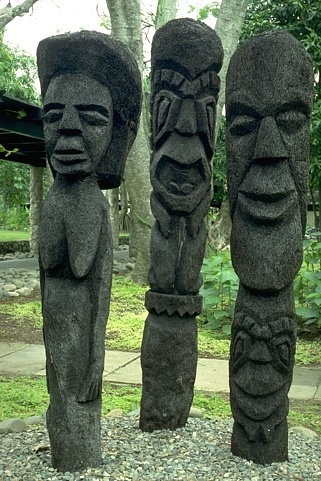
#> input picture Ex5/image_dataset/train/101085.jpg, 321 x 481 px; its folder holds only this picture in this run
$ python -i sol4.py   (imports and definitions only)   (older library calls are emulated)
#> lines starting #> are read from the running program, lines starting #| are printed output that depends on the picture
### Ex4/sol4_utils.py
import numpy as np
from scipy.misc import imread as imread
from skimage.color import rgb2gray
from scipy.ndimage.filters import convolve
from scipy.signal import convolve2d


# [15 lines left out: function read_image, not called in this run]


def create_kernel(kernel_size, dim):
    """
    Helper function that creates a 1D\2D Gaussian kernel
    :param kernel_size: len of the desired kernel
    :param dim: 1D or 2D kernel
    :return: 1D\2D Gaussian kernel
    """
    if kernel_size == 1:
        return np.ones(shape=(1, 1))
    base = np.asarray([1, 1])
    ker = base
    for i in range(2, kernel_size):
        ker = np.convolve(ker, base)
    ker = ker.reshape((kernel_size, 1))
    if dim == 2:
        ker = convolve2d(ker, ker.T)
    return ker / np.cumsum(ker)[-1]


# [61 lines left out: functions reduce, expand, build_gaussian_pyramid, build_laplacian_pyramid, not called in this run]

def blur_spatial(im, kernel_size):
    """
    :param im: N * K image with values in [0,1] float64
    :param kernel_size: len of the row\col of the desired kernel
    :return: blurred image that was created via convolution between the image and a Gaussian kernel
    """
    ker = create_kernel(kernel_size, 2)
    return convolve2d(im, ker, mode='same', boundary='symm')

### Ex4/sol4.py
# Initial code for ex4.
# You may change this code, but keep the functions' signatures
# You can also split the code to multiple files as long as this file's API is unchanged

import os
import matplotlib.pyplot as plt
import shutil

from scipy.misc import imsave
from scipy.ndimage.morphology import generate_binary_structure
from scipy.ndimage.filters import maximum_filter
from scipy.ndimage import label, center_of_mass

import sol4_utils
from sol4_utils import *
from scipy.ndimage import map_coordinates


def harris_corner_detector(im):
    """
    Detects harris corners.
    Make sure the returned coordinates are x major!!!
    :param im: A 2D array representing an image.
    :return: An array with shape (N,2), where ret[i,:] are the [x,y] coordinates of the ith corner points.
    """

    x_con = np.asarray([1, 0, -1]).reshape(1, 3)
    der_x = convolve2d(im, x_con, mode='same', boundary='symm')
    der_y = convolve2d(im, x_con.T, mode='same', boundary='symm')
    i_xx = blur_spatial(np.multiply(der_x, der_x), 3)
    i_yy = blur_spatial(np.multiply(der_y, der_y), 3)
    i_xy = blur_spatial(np.multiply(der_x, der_y), 3)
    k = 0.04
    der = (i_xx * i_yy) - (i_xy * i_xy)
    tra = (i_xx + i_yy) ** 2
    response = der - k * tra
    bool_im = non_maximum_suppression(response)
    extracted_coord = np.ndarray.nonzero(bool_im.T)
    ret = np.ndarray(shape=(extracted_coord[0].shape[0], 2))
    ret[:, 0] = extracted_coord[0]
    ret[:, 1] = extracted_coord[1]
    return ret


# [280 lines left out: functions sample_descriptor, find_features, match_features, apply_homography, ransac_homography, display_matches and 6 more, not called in this run]


def non_maximum_suppression(image):
    """
    Finds local maximas of an image.
    :param image: A 2D array representing an image.
    :return: A boolean array with the same shape as the input image, where True indicates local maximum.
    """
    # Find local maximas.
    neighborhood = generate_binary_structure(2, 2)
    local_max = maximum_filter(image, footprint=neighborhood) == image
    local_max[image < (image.max() * 0.1)] = False

    # Erode areas to single points.
    lbs, num = label(local_max)
    centers = center_of_mass(local_max, lbs, np.arange(num) + 1)
    centers = np.stack(centers).round().astype(np.int)
    ret = np.zeros_like(image, dtype=np.bool)
    ret[centers[:, 0], centers[:, 1]] = True

    return ret


# [24 lines left out: function spread_out_corners, not called in this run]


class PanoramicVideoGenerator:
    """
    Generates panorama from a set of images.
    """

    # [136 lines left out: functions __init__, align_images, generate_panoramic_images, save_panoramas_to_video, show_panorama, not called in this run]

>>> import cv2
>>> picture = cv2.imread('../Ex5/image_dataset/train/101085.jpg', cv2.IMREAD_GRAYSCALE)
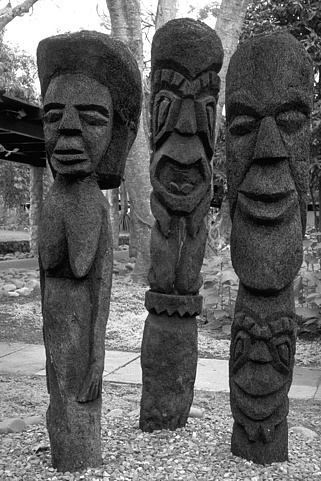
#> picture: shape (481, 321); min 0, max 255, mean 95.7
>>> result = harris_corner_detector(picture)
#> in harris_corner_detector, `der_x = convolve2d(im, x_con, mode='same', boundary='symm')`:
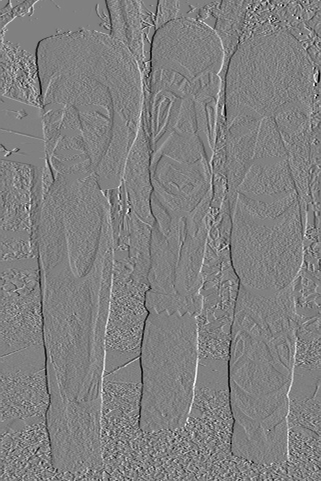
#> der_x: shape (481, 321) int64; min -234, max 229, mean -0.2; drawn with min black and max white
#> in harris_corner_detector, `der_y = convolve2d(im, x_con.T, mode='same', boundary='symm')`:
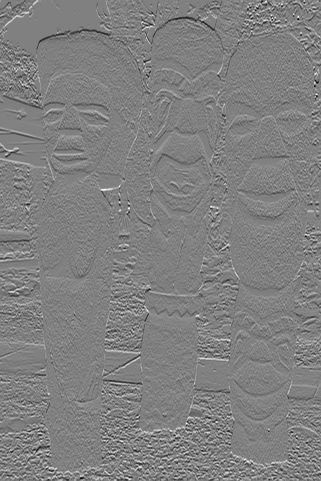
#> der_y: shape (481, 321) int64; min -239, max 235, mean -0.1; drawn with min black and max white
#> call 3 of blur_spatial, with kernel_size = 3
#> in blur_spatial (call 3), `return convolve2d(im, ker, mode='same', boundary='symm')`:
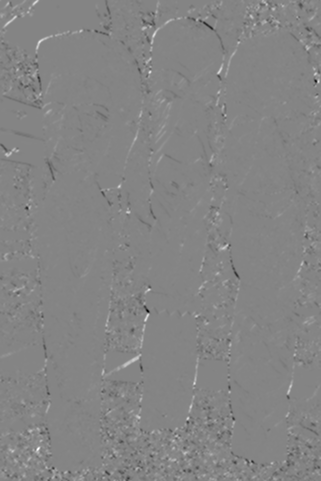
#> returned value: shape (481, 321) float64; min -18879.4, max 17370.8, mean -5.4; drawn with min black and max white
#> in harris_corner_detector, `response = der - k * tra`:
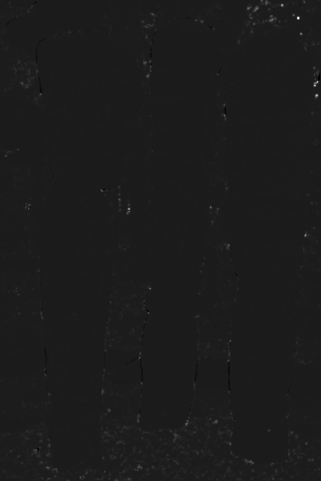
#> response: shape (481, 321) float64; min -45470209.2, max 369153823.1, mean 1080516.8; drawn with min black and max white
#> in non_maximum_suppression, `local_max = maximum_filter(image, footprint=neighborhood) == image`:
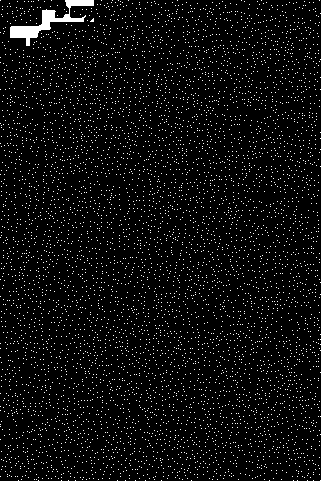
#> local_max: shape (481, 321) bool; 4.6% white in thin lines or dots
#> in non_maximum_suppression, `local_max[image < (image.max() * 0.1)] = False`:
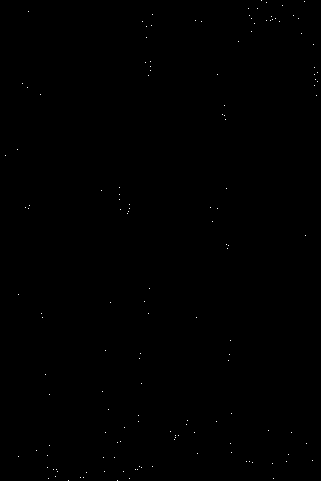
#> local_max: shape (481, 321) bool; 0.09% white in thin lines or dots
#> in non_maximum_suppression, `lbs, num = label(local_max)`: lbs: shape (481, 321) int32; 146 distinct labels, from 0 to 145
#> in non_maximum_suppression, `lbs, num = label(local_max)`: num = 145
#> in non_maximum_suppression, `centers = center_of_mass(local_max, lbs, np.arange(num) + 1)`: centers = 145 pairs, first value 0 to 480, second value 5 to 317
#> in harris_corner_detector, `extracted_coord = np.ndarray.nonzero(bool_im.T)`: extracted_coord = 145 positions, rows 5 to 317, columns 0 to 480
#> result = 145 pairs, first value 5 to 317, second value 0 to 480

$ run again, on Ex5/image_dataset/train/103041.jpg
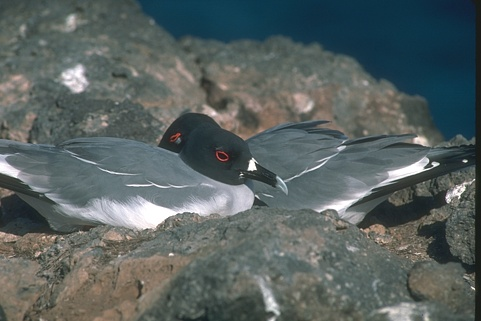
#> input picture Ex5/image_dataset/train/103041.jpg, 481 x 321 px
#> in blur_spatial (call 3), `return convolve2d(im, ker, mode='same', boundary='symm')`:
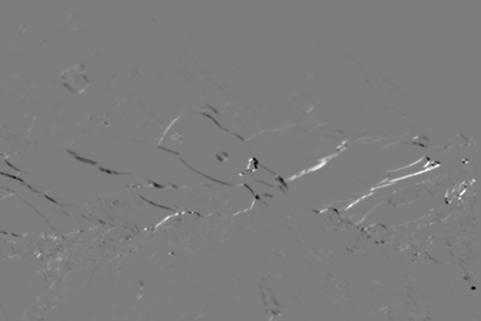
#> returned value: shape (321, 481) float64; min -12284.8, max 12667.6, mean 4.8; drawn with min black and max white
#> in non_maximum_suppression, `local_max = maximum_filter(image, footprint=neighborhood) == image`:
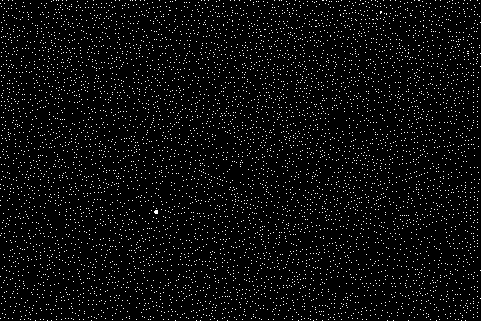
#> local_max: shape (321, 481) bool; 4.2% white in thin lines or dots
#> lbs: shape (321, 481) int32; 37 distinct labels, from 0 to 36
#> num = 36
#> centers = 36 pairs, first value 146 to 289, second value 44 to 474
#> extracted_coord = 36 positions, rows 44 to 474, columns 146 to 289
#> result = 36 pairs, first value 44 to 474, second value 146 to 289

$ run again, on Ex5/image_dataset/train/106024.jpg
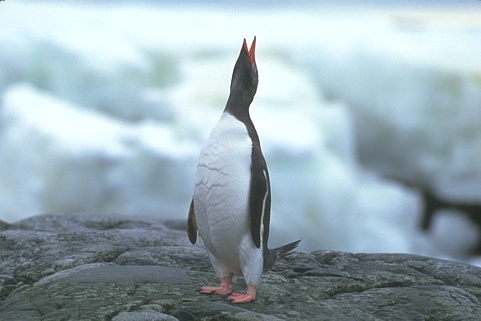
#> input picture Ex5/image_dataset/train/106024.jpg, 481 x 321 px
#> in blur_spatial (call 3), `return convolve2d(im, ker, mode='same', boundary='symm')`:
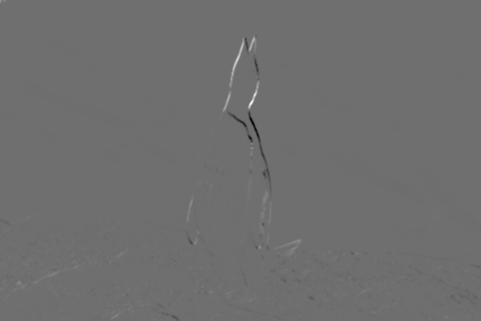
#> returned value: shape (321, 481) float64; min -14127.6, max 18294.1, mean -0.3; drawn with min black and max white
#> in non_maximum_suppression, `local_max = maximum_filter(image, footprint=neighborhood) == image`:
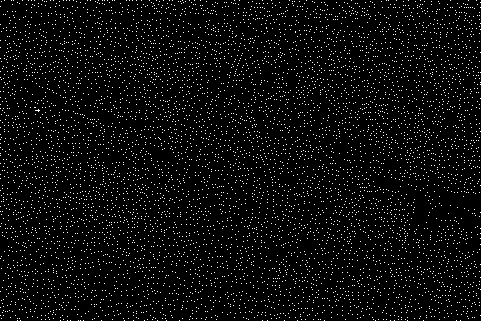
#> local_max: shape (321, 481) bool; 4.5% white in thin lines or dots
#> lbs: shape (321, 481) int32; 6 distinct labels, from 0 to 5
#> num = 5
#> in non_maximum_suppression, `centers = center_of_mass(local_max, lbs, np.arange(num) + 1)`: centers = [(0, 4), (36, 255), (39, 244), (50, 248), (248, 258)]
#> in non_maximum_suppression, `centers = np.stack(centers).round().astype(np.int)`: centers = [[0, 4], [36, 255], [39, 244], [50, 248], [248, 258]]
#> extracted_coord = ([4, 244, 248, 255, 258], [0, 39, 50, 36, 248])
#> result = [[4, 0], [244, 39], [248, 50], [255, 36], [258, 248]]
